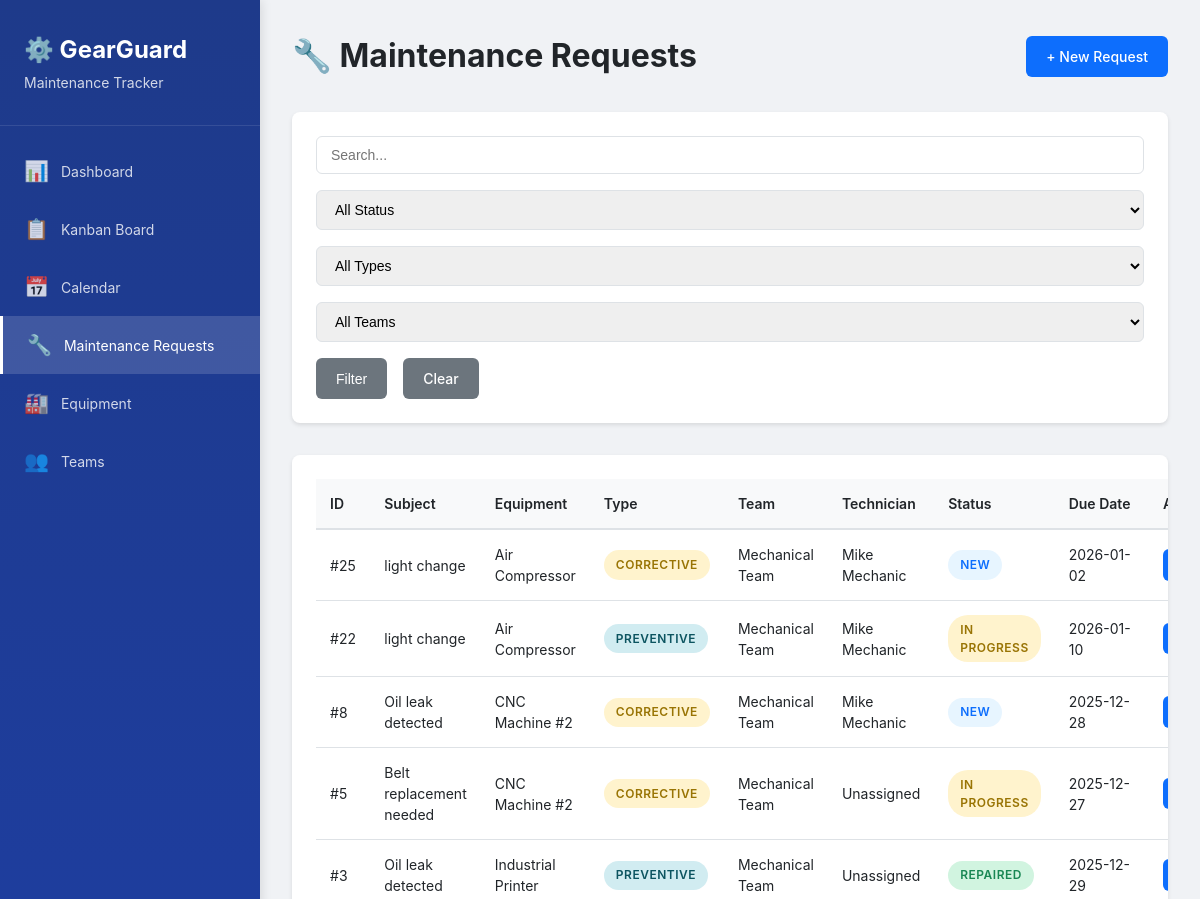
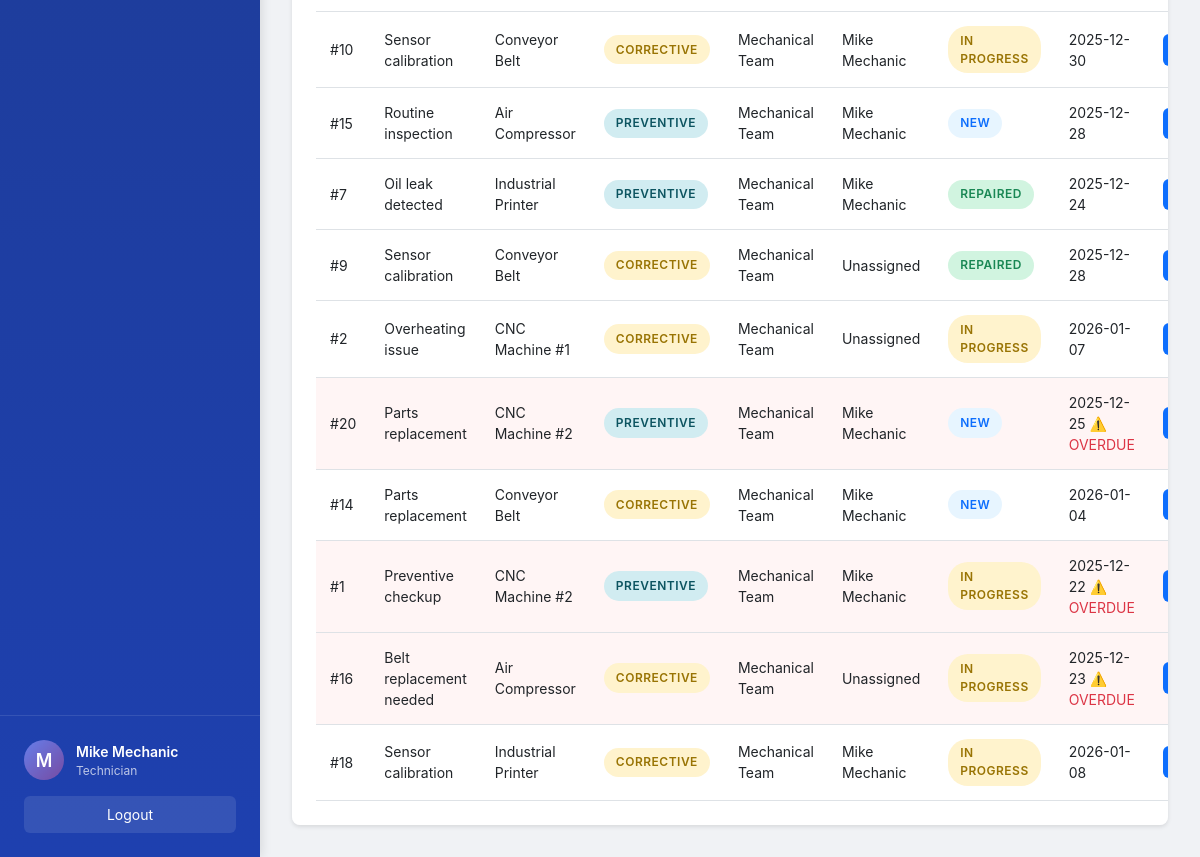
The app's page /requests/ (signed in) with its own data (2 pictures, top to bottom).
### models.py (models this page shows, shortened)
class User(UserMixin, db.Model):
    __tablename__ = 'users'
    id = db.Column(db.Integer, primary_key=True)
    name = db.Column(db.String(100), nullable=False)
    email = db.Column(db.String(120), unique=True, nullable=False)
    password_hash = db.Column(db.String(200), nullable=False)
    role = db.Column(db.String(20), nullable=False, default='Technician')
    reset_token = db.Column(db.String(100), unique=True)
    reset_token_expiry = db.Column(db.DateTime)
    created_at = db.Column(db.DateTime, default=datetime.utcnow)
    teams = db.relationship('Team', secondary=team_members,
                            backref=db.backref('members', lazy='joined'))
    assigned_requests = db.relationship('MaintenanceRequest',
                                        foreign_keys='MaintenanceRequest.assigned_technician_id',
                                        backref='assigned_technician',
                                        lazy='dynamic')
    def is_manager(self):
        return self.role in ['Admin', 'Manager']

class MaintenanceRequest(db.Model):
    __tablename__ = 'maintenance_requests'
    id = db.Column(db.Integer, primary_key=True)
    subject = db.Column(db.String(200), nullable=False)
    description = db.Column(db.Text, nullable=False)
    request_type = db.Column(db.String(20), nullable=False)
    equipment_id = db.Column(db.Integer, db.ForeignKey(
        'equipment.id'), nullable=False)
    team_id = db.Column(db.Integer, db.ForeignKey('teams.id'), nullable=False)
    assigned_technician_id = db.Column(db.Integer, db.ForeignKey('users.id'))
    scheduled_date = db.Column(db.Date)
    duration = db.Column(db.Float)
    status = db.Column(db.String(20), nullable=False, default='New')
    created_by_id = db.Column(
        db.Integer, db.ForeignKey('users.id'), nullable=False)
    created_at = db.Column(db.DateTime, default=datetime.utcnow)
    due_date = db.Column(db.Date)
    completed_at = db.Column(db.DateTime)
    notes = db.Column(db.Text)
    created_by = db.relationship('User', foreign_keys=[created_by_id])
    def is_overdue(self):
        if self.status in ['Repaired', 'Scrap']:
            return False
        if self.due_date:
            return datetime.now().date() > self.due_date
        return False
    def get_status_class(self):
        return {
            'New': 'status-new',
            'In Progress': 'status-progress',
            'Repaired': 'status-repaired',
            'Scrap': 'status-scrap'
        }.get(self.status, 'status-new')

class Equipment(db.Model):
    __tablename__ = 'equipment'
    id = db.Column(db.Integer, primary_key=True)
    name = db.Column(db.String(200), nullable=False)
    serial_number = db.Column(db.String(100), unique=True, nullable=False)
    department = db.Column(db.String(100), nullable=False)
    assigned_employee = db.Column(db.String(100))
    team_id = db.Column(db.Integer, db.ForeignKey('teams.id'), nullable=False)
    default_technician_id = db.Column(db.Integer, db.ForeignKey('users.id'))
    purchase_date = db.Column(db.Date)
    warranty_expiry = db.Column(db.Date)
    location = db.Column(db.String(200))
    is_scrapped = db.Column(db.Boolean, default=False)
    created_at = db.Column(db.DateTime, default=datetime.utcnow)
    default_technician = db.relationship(
        'User', foreign_keys=[default_technician_id])
    maintenance_requests = db.relationship('MaintenanceRequest',
                                           backref='equipment',
                                           lazy='dynamic',
                                           cascade='all, delete-orphan')

class Team(db.Model):
    __tablename__ = 'teams'
    id = db.Column(db.Integer, primary_key=True)
    name = db.Column(db.String(100), nullable=False, unique=True)
    description = db.Column(db.Text)
    created_at = db.Column(db.DateTime, default=datetime.utcnow)
    equipment = db.relationship(
        'Equipment', backref='maintenance_team', lazy='dynamic')
    requests = db.relationship(
        'MaintenanceRequest', backref='team', lazy='dynamic')

### routes/requests.py (the view, shortened to what this page needs)
@requests_bp.route('/')
@login_required
def list_requests():
    status = request.args.get('status', '')
    request_type = request.args.get('type', '')
    team_id = request.args.get('team', '')
    search = request.args.get('search', '')
    query = MaintenanceRequest.query
    if status:
        query = query.filter_by(status=status)
    if request_type:
        query = query.filter_by(request_type=request_type)
    if team_id:
        query = query.filter_by(team_id=team_id)
    if current_user.role == 'Technician':
        user_teams = [team.id for team in current_user.teams]
        query = query.filter(MaintenanceRequest.team_id.in_(user_teams))
    maintenance_requests = query.order_by(MaintenanceRequest.created_at.desc()).all()
    teams = Team.query.all()
    return render_template('requests/list.html',
                          maintenance_requests=maintenance_requests,
                          teams=teams,
                          filters={'status': status, 'type': request_type, 'team': team_id, 'search': search})

### app.py (called while the page is built)
@login_manager.user_loader
def load_user(user_id):
    return User.query.get(int(user_id))

@app.context_processor
def inject_user():
    return dict(current_user=current_user, now=datetime.now())

### templates/requests/list.html (shortened to what this page needs)
{% extends "base.html" %}
{% block content %}
<div class="container-fluid">
    <div class="page-header">
        <h1>🔧 Maintenance Requests</h1>
        <div class="header-actions">
            <a href="{{ url_for('requests.create') }}" class="btn btn-primary">+ New Request</a>
        </div>
    </div>
    <div class="filter-section">
        <form method="GET" class="filter-form">
            <input type="text" name="search" placeholder="Search..."
                   value="{{ filters.search }}" class="form-control">
            <select name="status" class="form-control">
                <option value="">All Status</option>
            </select>
            <select name="type" class="form-control">
                <option value="">All Types</option>
            </select>
            <select name="team" class="form-control">
                <option value="">All Teams</option>
            </select>
            <button type="submit" class="btn btn-secondary">Filter</button>
            <a href="{{ url_for('requests.list_requests') }}" class="btn btn-secondary">Clear</a>
        </form>
    </div>
    <div class="table-responsive">
        <table class="data-table">
            <thead>
                <tr>
                    <th>ID</th>
                    <th>Subject</th>
                    <th>Equipment</th>
                    <th>Type</th>
                    <th>Team</th>
                    <th>Technician</th>
                    <th>Status</th>
                    <th>Due Date</th>
                    <th>Actions</th>
                </tr>
            </thead>
            <tbody>
                {% for req in maintenance_requests %}
                <tr class="{% if req.is_overdue() %}row-overdue{% endif %}">
                    <td>#{{ req.id }}</td>
                    <td>{{ req.subject }}</td>
                    <td>{{ req.equipment.name }}</td>
                    <td><span class="badge badge-{{ 'warning' if req.request_type == 'Corrective' else 'info' }}">{{ req.request_type }}</span></td>
                    <td>{{ req.team.name }}</td>
                    <td>{{ req.assigned_technician.name if req.assigned_technician else 'Unassigned' }}</td>
                    <td><span class="badge {{ req.get_status_class() }}">{{ req.status }}</span></td>
                    <td>
                        {% if req.due_date %}
                        {{ req.due_date.strftime('%Y-%m-%d') }}
                        {% if req.is_overdue() %}<span class="text-danger"> ⚠️ OVERDUE</span>{% endif %}
                        {% else %}
                        -
                        {% endif %}
                    </td>
                    <td>
                        <a href="{{ url_for('requests.view', id=req.id) }}" class="btn btn-sm btn-primary">View</a>
                    </td>
                </tr>
                {% endfor %}
            </tbody>
        </table>
    </div>
</div>
{% endblock %}

### templates/base.html (shortened to what this page needs)
<!DOCTYPE html>
<html lang="en">
<head>
    <link rel="stylesheet" href="{{ url_for('static', filename='css/style.css') }}">
</head>
<body>
    {% if current_user.is_authenticated %}
    <div class="sidebar">
        <div class="sidebar-header">
            <h2>⚙️ GearGuard</h2>
            <p class="sidebar-subtitle">Maintenance Tracker</p>
        </div>
        <nav class="sidebar-nav">
            <a href="{{ url_for('dashboard.index') }}" class="nav-item {% if request.endpoint == 'dashboard.index' %}active{% endif %}">
                <span class="nav-icon">📊</span>
                <span>Dashboard</span>
            </a>
            <a href="{{ url_for('dashboard.kanban') }}" class="nav-item {% if request.endpoint == 'dashboard.kanban' %}active{% endif %}">
                <span class="nav-icon">📋</span>
                <span>Kanban Board</span>
            </a>
            <a href="{{ url_for('dashboard.calendar') }}" class="nav-item {% if request.endpoint == 'dashboard.calendar' %}active{% endif %}">
                <span class="nav-icon">📅</span>
                <span>Calendar</span>
            </a>
            <a href="{{ url_for('requests.list_requests') }}" class="nav-item {% if 'requests' in request.endpoint %}active{% endif %}">
                <span class="nav-icon">🔧</span>
                <span>Maintenance Requests</span>
            </a>
            <a href="{{ url_for('equipment.list_equipment') }}" class="nav-item {% if 'equipment' in request.endpoint %}active{% endif %}">
                <span class="nav-icon">🏭</span>
                <span>Equipment</span>
            </a>
            <a href="{{ url_for('teams.list_teams') }}" class="nav-item {% if 'teams' in request.endpoint %}active{% endif %}">
                <span class="nav-icon">👥</span>
                <span>Teams</span>
            </a>
        </nav>
        <div class="sidebar-footer">
            <div class="user-info">
                <div class="user-avatar">{{ current_user.name[0].upper() }}</div>
                <div class="user-details">
                    <div class="user-name">{{ current_user.name }}</div>
                    <div class="user-role">{{ current_user.role }}</div>
                </div>
            </div>
            <a href="{{ url_for('auth.logout') }}" class="btn-logout">Logout</a>
        </div>
    </div>
    {% endif %}
    <div class="main-content {% if not current_user.is_authenticated %}no-sidebar{% endif %}">
        {% block content %}{% endblock %}
    </div>
</body>
</html>

### static/css/style.css (style rules this page uses)
* { margin: 0; padding: 0; box-sizing: border-box; }
:root { --primary: #0d6efd; --primary-dark: #0b5ed7; --secondary: #6c757d; --success: #198754; --danger: #dc3545; --warning: #ffc107; --info: #0dcaf0; --light: #f8f9fa; --dark: #212529; --sidebar-width: 260px; }
body { font-family: -apple-system, BlinkMacSystemFont, "Segoe UI", Roboto, "Helvetica Neue", Arial, sans-serif; font-size: 14px; line-height: 1.5; color: var(--dark); background: #f0f2f5; }
.sidebar { position: fixed; left: 0; top: 0; bottom: 0; width: var(--sidebar-width); background: linear-gradient(180deg, #1e3a8a 0%, #1e40af 100%); color: white; display: flex; flex-direction: column; box-shadow: 2px 0 10px rgba(0, 0, 0, 0.1); z-index: 1000; }
.sidebar-header { padding: 2rem 1.5rem; border-bottom: 1px solid rgba(255, 255, 255, 0.1); }
.sidebar-header h2 { font-size: 1.5rem; font-weight: 700; margin-bottom: 0.25rem; }
.sidebar-subtitle { font-size: 0.875rem; opacity: 0.8; }
.sidebar-nav { flex: 1; padding: 1rem 0; overflow-y: auto; }
.nav-item { display: flex; align-items: center; padding: 0.875rem 1.5rem; color: rgba(255, 255, 255, 0.8); text-decoration: none; transition: all 0.2s; }
.nav-item.active { background: rgba(255, 255, 255, 0.15); color: white; border-left: 3px solid white; }
.nav-icon { font-size: 1.25rem; margin-right: 0.75rem; }
.sidebar-footer { padding: 1.5rem; border-top: 1px solid rgba(255, 255, 255, 0.1); }
.user-info { display: flex; align-items: center; gap: 0.75rem; margin-bottom: 1rem; }
.user-avatar { width: 40px; height: 40px; border-radius: 50%; background: linear-gradient(135deg, #667eea 0%, #764ba2 100%); display: flex; align-items: center; justify-content: center; font-weight: 600; font-size: 1.125rem; }
.user-name { font-weight: 600; font-size: 0.875rem; }
.user-role { font-size: 0.75rem; opacity: 0.7; }
.btn-logout { display: block; text-align: center; padding: 0.5rem; background: rgba(255, 255, 255, 0.1); color: white; text-decoration: none; border-radius: 6px; transition: background 0.2s; }
.main-content { margin-left: var(--sidebar-width); min-height: 100vh; padding: 2rem; }
.page-header { display: flex; justify-content: space-between; align-items: center; margin-bottom: 2rem; }
.page-header h1 { font-size: 2rem; font-weight: 700; color: var(--dark); }
.header-actions { display: flex; gap: 0.75rem; }
.btn { display: inline-block; padding: 0.625rem 1.25rem; font-size: 0.875rem; font-weight: 500; text-align: center; text-decoration: none; border: none; border-radius: 6px; cursor: pointer; transition: all 0.2s; }
.btn-primary { background: var(--primary); color: white; }
.btn-secondary { background: var(--secondary); color: white; }
.btn-sm { padding: 0.375rem 0.75rem; font-size: 0.8125rem; }
.table-responsive { background: white; border-radius: 8px; padding: 1.5rem; box-shadow: 0 2px 4px rgba(0, 0, 0, 0.1); overflow-x: auto; }
.data-table { width: 100%; border-collapse: collapse; }
.data-table th { text-align: left; padding: 0.875rem; background: var(--light); font-weight: 600; border-bottom: 2px solid #dee2e6; white-space: nowrap; }
.data-table td { padding: 0.875rem; border-bottom: 1px solid #dee2e6; }
.row-overdue { background: #fff5f5 !important; }
.badge { display: inline-block; padding: 0.35rem 0.75rem; font-size: 0.75rem; font-weight: 600; border-radius: 20px; text-transform: uppercase; letter-spacing: 0.5px; }
.badge-warning { background: #fff3cd; color: #997404; }
.badge-info { background: #d1ecf1; color: #0c5460; }
.status-new { background: #e7f5ff; color: #0d6efd; }
.status-progress { background: #fff3cd; color: #997404; }
.status-repaired { background: #d1f4e0; color: #198754; }
.form-control { width: 100%; padding: 0.625rem 0.875rem; font-size: 0.875rem; border: 1px solid #dee2e6; border-radius: 6px; transition: border-color 0.2s; }
.filter-section { background: white; padding: 1.5rem; border-radius: 8px; margin-bottom: 2rem; box-shadow: 0 2px 4px rgba(0, 0, 0, 0.1); }
.filter-form { display: flex; gap: 1rem; flex-wrap: wrap; }
.filter-form .form-control { min-width: 200px; }
.text-danger { color: var(--danger); }

### records on screen
User: name "M", name "Mike Mechanic", role "Technician"
MaintenanceRequest: id "25", subject "light change", equipment.name "Air Compressor", request_type "CORRECTIVE", team.name "Mechanical Team", assigned_technician "Mike Mechanic", status "NEW", due_date "2026-01-02"
MaintenanceRequest: id "22", subject "light change", equipment.name "Air Compressor", request_type "PREVENTIVE", team.name "Mechanical Team", assigned_technician "Mike Mechanic", status "IN PROGRESS", due_date "2026-01-10"
MaintenanceRequest: id "8", subject "Oil leak detected", equipment.name "CNC Machine #2", request_type "CORRECTIVE", team.name "Mechanical Team", assigned_technician "Mike Mechanic", status "NEW", due_date "2025-12-28"
MaintenanceRequest: id "5", subject "Belt replacement needed", equipment.name "CNC Machine #2", request_type "CORRECTIVE", team.name "Mechanical Team", assigned_technician "Unassigned", status "IN PROGRESS", due_date "2025-12-27"
MaintenanceRequest: id "3", subject "Oil leak detected", equipment.name "Industrial Printer", request_type "PREVENTIVE", team.name "Mechanical Team", assigned_technician "Unassigned", status "REPAIRED", due_date "2025-12-29"
MaintenanceRequest: id "10", subject "Sensor calibration", equipment.name "Conveyor Belt", request_type "CORRECTIVE", team.name "Mechanical Team", assigned_technician "Mike Mechanic", status "IN PROGRESS", due_date "2025-12-30"
MaintenanceRequest: id "15", subject "Routine inspection", equipment.name "Air Compressor", request_type "PREVENTIVE", team.name "Mechanical Team", assigned_technician "Mike Mechanic", status "NEW", due_date "2025-12-28"
MaintenanceRequest: id "7", subject "Oil leak detected", equipment.name "Industrial Printer", request_type "PREVENTIVE", team.name "Mechanical Team", assigned_technician "Mike Mechanic", status "REPAIRED", due_date "2025-12-24"
MaintenanceRequest: id "9", subject "Sensor calibration", equipment.name "Conveyor Belt", request_type "CORRECTIVE", team.name "Mechanical Team", assigned_technician "Unassigned", status "REPAIRED", due_date "2025-12-28"
MaintenanceRequest: id "2", subject "Overheating issue", equipment.name "CNC Machine #1", request_type "CORRECTIVE", team.name "Mechanical Team", assigned_technician "Unassigned", status "IN PROGRESS", due_date "2026-01-07"
MaintenanceRequest: id "20", subject "Parts replacement", equipment.name "CNC Machine #2", request_type "PREVENTIVE", team.name "Mechanical Team", assigned_technician "Mike Mechanic", status "NEW", due_date "2025-12-25", shows "⚠️ OVERDUE"
MaintenanceRequest: id "14", subject "Parts replacement", equipment.name "Conveyor Belt", request_type "CORRECTIVE", team.name "Mechanical Team", assigned_technician "Mike Mechanic", status "NEW", due_date "2026-01-04"
MaintenanceRequest: id "1", subject "Preventive checkup", equipment.name "CNC Machine #2", request_type "PREVENTIVE", team.name "Mechanical Team", assigned_technician "Mike Mechanic", status "IN PROGRESS", due_date "2025-12-22", shows "⚠️ OVERDUE"
MaintenanceRequest: id "16", subject "Belt replacement needed", equipment.name "Air Compressor", request_type "CORRECTIVE", team.name "Mechanical Team", assigned_technician "Unassigned", status "IN PROGRESS", due_date "2025-12-23", shows "⚠️ OVERDUE"
MaintenanceRequest: id "18", subject "Sensor calibration", equipment.name "Industrial Printer", request_type "CORRECTIVE", team.name "Mechanical Team", assigned_technician "Mike Mechanic", status "IN PROGRESS", due_date "2026-01-08"
